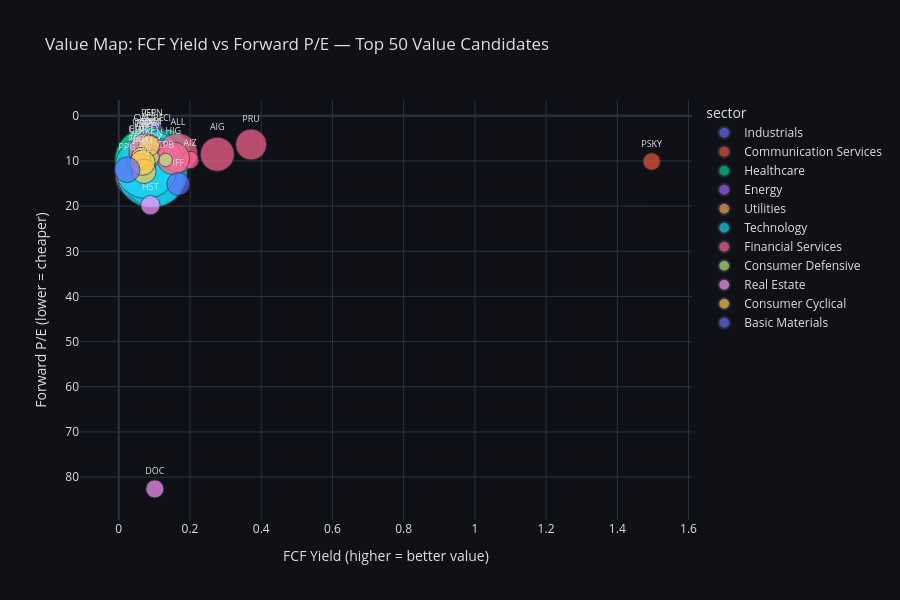

The notebook cell this image was saved under:
### Code cell
# ── Bubble chart: Value Score vs FCF Yield, sized by market cap ──────────────
# Keep only rows that have finite x/y/size inputs, then take top 50 by score
# (sorting first and then dropna() can yield an empty frame if high scorers lack FCF yield).

plot_ready = screened.replace([np.inf, -np.inf], np.nan).dropna(
    subset=['value_score', 'fcf_yield', 'forward_pe']
)
plot_ready = plot_ready[
    np.isfinite(plot_ready['fcf_yield'])
    & np.isfinite(plot_ready['forward_pe'])
    & np.isfinite(plot_ready['market_cap_raw'])
]
top50 = plot_ready.sort_values('value_score', ascending=False).head(50)

if top50.empty:
    print(
        "Value Map skipped: no screened stocks with finite value_score, FCF yield, "
        "forward P/E, and market cap. Re-run fundamentals fetch or relax MIN_MKTCAP / filters."
    )
else:
    fig3 = px.scatter(
        top50,
        x='fcf_yield',
        y='forward_pe',
        size='market_cap_raw',
        color='sector',
        text='ticker',
        hover_data={'name': True, 'value_score': True, 'net_margin': ':.1%', 'roe': ':.1%'},
        size_max=50,
        title='Value Map: FCF Yield vs Forward P/E — Top 50 Value Candidates',
        labels={
            'fcf_yield':   'FCF Yield (higher = better value)',
            'forward_pe':  'Forward P/E (lower = cheaper)',
        },
        template='plotly_dark'
    )

    fig3.update_traces(textposition='top center', textfont=dict(size=9))
    fig3.update_layout(
        height=600,
        paper_bgcolor='#0f1117',
        plot_bgcolor='#0f1117',
        font=dict(color='#e0e0e0'),
    )
    # Invert y-axis: lower P/E at top
    fig3.update_yaxes(autorange='reversed')
    fig3.show()

### Figure 1 — Plotly figure (JSON) as saved in the notebook; plotly's stock layout.template omitted (floating-point values rounded to 4 significant figures)
{"data": [{"customdata": [["Global Payments Inc.", 82.1, 0.1817, 0.04824], ["Stanley Black & Decker, Inc.", 77.8, 0.02656, 0.04522], ["Delta Air Lines, Inc.", 77.6, 0.07899, 0.2769], ["Builders FirstSource, Inc.", 77, 0.02865, 0.1006], ["United Parcel Service, Inc.", 74, 0.06285, 0.3377], ["Textron Inc.", 73.5, 0.06223, 0.1224], ["Jacobs Solutions Inc.", 73, 0.03495, 0.09726], ["A.O. Smith Corporation", 69.3, 0.1426, 0.292], ["United Rentals, Inc.", 68.3, 0.1549, 0.2836]], "hovertemplate": "sector=Industrials<br>FCF Yield (higher = better value)=%{x}<br>Forward P/E (lower = cheaper)=%{y}<br>market_cap_raw=%{marker.size}<br>ticker=%{text}<br>name=%{customdata[0]}<br>value_score=%{customdata[1]}<br>net_margin=%{customdata[2]:.1%}<br>roe=%{customdata[3]:.1%}<extra></extra>", "legendgroup": "Industrials", "marker": {"color": "#636efa", "size": [17927680000, 10658861056, 43603005440, 8751073280, 83420889088, 15335003136, 15117666304, 8898956288, 46120316928], "sizemode": "area", "sizeref": 70160000.0, "symbol": "circle"}, "mode": "markers+text", "name": "Industrials", "orientation": "v", "showlegend": true, "text": ["GPN", "SWK", "DAL", "BLDR", "UPS", "TXT", "J", "AOS", "URI"], "textfont": {"size": 9}, "textposition": "top center", "type": "scatter", "x": [0.09753, 0.08019, 0.06776, 0.07129, 0.06218, 0.05563, 0.07203, 0.04789, 0.04185], "xaxis": "x", "y": [3.947, 10.81, 8.141, 10.3, 12.32, 12.08, 15.95, 14.8, 13.85], "yaxis": "y"}, {"customdata": [["Paramount Skydance Corporation", 76.8, -0.02149, -0.00863]], "hovertemplate": "sector=Communication Services<br>FCF Yield (higher = better value)=%{x}<br>Forward P/E (lower = cheaper)=%{y}<br>market_cap_raw=%{marker.size}<br>ticker=%{text}<br>name=%{customdata[0]}<br>value_score=%{customdata[1]}<br>net_margin=%{customdata[2]:.1%}<br>roe=%{customdata[3]:.1%}<extra></extra>", "legendgroup": "Communication Services", "marker": {"color": "#EF553B", "size": [10583775232], "sizemode": "area", "sizeref": 70160000.0, "symbol": "circle"}, "mode": "markers+text", "name": "Communication Services", "orientation": "v", "showlegend": true, "text": ["PSKY"], "textfont": {"size": 9}, "textposition": "top center", "type": "scatter", "x": [1.497], "xaxis": "x", "y": [10.12], "yaxis": "y"}, {"customdata": [["The Cigna Group", 75.5, 0.02167, 0.1513], ["Universal Health Services, Inc.", 72.9, 0.08574, 0.2133], ["Humana Inc.", 71.8, 0.00916, 0.07039], ["Elevance Health, Inc.", 70.7, 0.02843, 0.1325], ["CVS Health Corporation", 70.2, 0.00442, 0.02287], ["Pfizer, Inc.", 70, 0.1242, 0.08886], ["Biogen Inc.", 69.2, 0.1307, 0.07394], ["Zimmer Biomet Holdings, Inc.", 69.1, 0.08566, 0.05599], ["Solventum Corporation", 68.2, 0.1869, 0.3886]], "hovertemplate": "sector=Healthcare<br>FCF Yield (higher = better value)=%{x}<br>Forward P/E (lower = cheaper)=%{y}<br>market_cap_raw=%{marker.size}<br>ticker=%{text}<br>name=%{customdata[0]}<br>value_score=%{customdata[1]}<br>net_margin=%{customdata[2]:.1%}<br>roe=%{customdata[3]:.1%}<extra></extra>", "legendgroup": "Healthcare", "marker": {"color": "#00cc96", "size": [72129314816, 10794009600, 21445580800, 66374721536, 93494788096, 161094254592, 26026156032, 18012721152, 11028950016], "sizemode": "area", "sizeref": 70160000.0, "symbol": "circle"}, "mode": "markers+text", "name": "Healthcare", "orientation": "v", "showlegend": true, "text": ["CI", "UHS", "HUM", "ELV", "CVS", "PFE", "BIIB", "ZBH", "SOLV"], "textfont": {"size": 9}, "textposition": "top center", "type": "scatter", "x": [0.1354, 0.05237, 0.06161, 0.05122, 0.06342, 0.08337, 0.07615, 0.07506, 0.05742], "xaxis": "x", "y": [8.073, 6.909, 11.63, 10.22, 8.988, 10.03, 11.11, 10.11, 9.027], "yaxis": "y"}, {"customdata": [["APA Corporation", 75.3, 0.1651, 0.2532], ["Devon Energy Corporation", 71.4, 0.1647, 0.1774], ["Expand Energy Corporation", 68.8, 0.1563, 0.1007]], "hovertemplate": "sector=Energy<br>FCF Yield (higher = better value)=%{x}<br>Forward P/E (lower = cheaper)=%{y}<br>market_cap_raw=%{marker.size}<br>ticker=%{text}<br>name=%{customdata[0]}<br>value_score=%{customdata[1]}<br>net_margin=%{customdata[2]:.1%}<br>roe=%{customdata[3]:.1%}<extra></extra>", "legendgroup": "Energy", "marker": {"color": "#ab63fa", "size": [14850693120, 30755817472, 24974974976], "sizemode": "area", "sizeref": 70160000.0, "symbol": "circle"}, "mode": "markers+text", "name": "Energy", "orientation": "v", "showlegend": true, "text": ["APA", "DVN", "EXE"], "textfont": {"size": 9}, "textposition": "top center", "type": "scatter", "x": [0.132, 0.06901, 0.04709], "xaxis": "x", "y": [12.1, 10.11, 11.11], "yaxis": "y"}, {"customdata": [["Eversource Energy (D/B/A)", 74.9, 0.1249, 0.1078]], "hovertemplate": "sector=Utilities<br>FCF Yield (higher = better value)=%{x}<br>Forward P/E (lower = cheaper)=%{y}<br>market_cap_raw=%{marker.size}<br>ticker=%{text}<br>name=%{customdata[0]}<br>value_score=%{customdata[1]}<br>net_margin=%{customdata[2]:.1%}<br>roe=%{customdata[3]:.1%}<extra></extra>", "legendgroup": "Utilities", "marker": {"color": "#FFA15A", "size": [26109976576], "sizemode": "area", "sizeref": 70160000.0, "symbol": "circle"}, "mode": "markers+text", "name": "Utilities", "orientation": "v", "showlegend": true, "text": ["ES"], "textfont": {"size": 9}, "textposition": "top center", "type": "scatter", "x": [0.02916], "xaxis": "x", "y": [13.59], "yaxis": "y"}, {"customdata": [["Skyworks Solutions, Inc.", 72.8, 0.09727, 0.06485], ["EPAM Systems, Inc.", 70.6, 0.06921, 0.1033], ["Fidelity National Information S", 70.2, 0.03578, 0.02601], ["Hewlett Packard Enterprise Comp", 69.8, -0.0033, -0.00471], ["Adobe Inc.", 69.6, 0.2948, 0.5877], ["Accenture plc", 69.5, 0.1061, 0.2476], ["Workday, Inc.", 69, 0.07255, 0.08231], ["Salesforce, Inc.", 68.8, 0.1796, 0.124], ["Cognizant Technology Solutions ", 68.3, 0.1056, 0.1516], ["QUALCOMM Incorporated", 68.2, 0.1196, 0.2148], ["Zebra Technologies Corporation", 68.1, 0.07765, 0.1168]], "hovertemplate": "sector=Technology<br>FCF Yield (higher = better value)=%{x}<br>Forward P/E (lower = cheaper)=%{y}<br>market_cap_raw=%{marker.size}<br>ticker=%{text}<br>name=%{customdata[0]}<br>value_score=%{customdata[1]}<br>net_margin=%{customdata[2]:.1%}<br>roe=%{customdata[3]:.1%}<extra></extra>", "legendgroup": "Technology", "marker": {"color": "#19d3f3", "size": [8299119616, 7622929408, 23971311616, 32701976576, 99023159296, 123905556480, 34784378880, 175387656192, 30184710144, 135428120576, 10275670016], "sizemode": "area", "sizeref": 70160000.0, "symbol": "circle"}, "mode": "markers+text", "name": "Technology", "orientation": "v", "showlegend": true, "text": ["SWKS", "EPAM", "FIS", "HPE", "ADBE", "ACN", "WDAY", "CRM", "CTSH", "QCOM", "ZBRA"], "textfont": {"size": 9}, "textposition": "top center", "type": "scatter", "x": [0.1325, 0.09515, 0.07865, 0.07802, 0.09413, 0.09817, 0.08661, 0.09332, 0.06385, 0.07697, 0.06408], "xaxis": "x", "y": [11.06, 9.906, 6.716, 9.031, 9.217, 13.49, 10.62, 12.57, 10.19, 11.43, 10.08], "yaxis": "y"}, {"customdata": [["Prudential Financial, Inc.", 72.5, 0.0584, 0.1136], ["American International Group, I", 71, 0.1163, 0.07399], ["Allstate Corporation (The)", 70.6, 0.1519, 0.3952], ["PayPal Holdings, Inc.", 68.9, 0.1578, 0.2573], ["Assurant, Inc.", 68.5, 0.0681, 0.159], ["The Hartford Insurance Group, I", 68.1, 0.1352, 0.2166]], "hovertemplate": "sector=Financial Services<br>FCF Yield (higher = better value)=%{x}<br>Forward P/E (lower = cheaper)=%{y}<br>market_cap_raw=%{marker.size}<br>ticker=%{text}<br>name=%{customdata[0]}<br>value_score=%{customdata[1]}<br>net_margin=%{customdata[2]:.1%}<br>roe=%{customdata[3]:.1%}<extra></extra>", "legendgroup": "Financial Services", "marker": {"color": "#FF6692", "size": [33957840896, 40694824960, 53731704832, 42422460416, 10930703360, 37983432704], "sizemode": "area", "sizeref": 70160000.0, "symbol": "circle"}, "mode": "markers+text", "name": "Financial Services", "orientation": "v", "showlegend": true, "text": ["PRU", "AIG", "ALL", "PYPL", "AIZ", "HIG"], "textfont": {"size": 9}, "textposition": "top center", "type": "scatter", "x": [0.3716, 0.2766, 0.1661, 0.07718, 0.2001, 0.153], "xaxis": "x", "y": [6.359, 8.524, 8.203, 7.822, 9.804, 9.399], "yaxis": "y"}, {"customdata": [["The Campbell's Company", 72.1, 0.0548, 0.1389], ["ConAgra Brands, Inc.", 70.6, -0.00387, -0.00511]], "hovertemplate": "sector=Consumer Defensive<br>FCF Yield (higher = better value)=%{x}<br>Forward P/E (lower = cheaper)=%{y}<br>market_cap_raw=%{marker.size}<br>ticker=%{text}<br>name=%{customdata[0]}<br>value_score=%{customdata[1]}<br>net_margin=%{customdata[2]:.1%}<br>roe=%{customdata[3]:.1%}<extra></extra>", "legendgroup": "Consumer Defensive", "marker": {"color": "#B6E880", "size": [6562204672, 7519968256], "sizemode": "area", "sizeref": 70160000.0, "symbol": "circle"}, "mode": "markers+text", "name": "Consumer Defensive", "orientation": "v", "showlegend": true, "text": ["CPB", "CAG"], "textfont": {"size": 9}, "textposition": "top center", "type": "scatter", "x": [0.1314, 0.09327], "xaxis": "x", "y": [9.775, 9.191], "yaxis": "y"}, {"customdata": [["Host Hotels & Resorts, Inc.", 71.8, 0.1248, 0.1149], ["Healthpeak Properties, Inc.", 67.9, 0.02528, 0.01164]], "hovertemplate": "sector=Real Estate<br>FCF Yield (higher = better value)=%{x}<br>Forward P/E (lower = cheaper)=%{y}<br>market_cap_raw=%{marker.size}<br>ticker=%{text}<br>name=%{customdata[0]}<br>value_score=%{customdata[1]}<br>net_margin=%{customdata[2]:.1%}<br>roe=%{customdata[3]:.1%}<extra></extra>", "legendgroup": "Real Estate", "marker": {"color": "#FF97FF", "size": [13334630400, 11485639680], "sizemode": "area", "sizeref": 70160000.0, "symbol": "circle"}, "mode": "markers+text", "name": "Real Estate", "orientation": "v", "showlegend": true, "text": ["HST", "DOC"], "textfont": {"size": 9}, "textposition": "top center", "type": "scatter", "x": [0.0887, 0.1012], "xaxis": "x", "y": [19.79, 82.6], "yaxis": "y"}, {"customdata": [["Aptiv PLC", 71.1, 0.00809, 0.01948], ["Best Buy Co., Inc.", 69.1, 0.02564, 0.3704], ["Smurfit WestRock plc", 68.6, 0.02242, 0.03911], ["PulteGroup, Inc.", 68.3, 0.1282, 0.1767]], "hovertemplate": "sector=Consumer Cyclical<br>FCF Yield (higher = better value)=%{x}<br>Forward P/E (lower = cheaper)=%{y}<br>market_cap_raw=%{marker.size}<br>ticker=%{text}<br>name=%{customdata[0]}<br>value_score=%{customdata[1]}<br>net_margin=%{customdata[2]:.1%}<br>roe=%{customdata[3]:.1%}<extra></extra>", "legendgroup": "Consumer Cyclical", "marker": {"color": "#FECB52", "size": [15317399552, 13515014144, 20597938176, 22536284160], "sizemode": "area", "sizeref": 70160000.0, "symbol": "circle"}, "mode": "markers+text", "name": "Consumer Cyclical", "orientation": "v", "showlegend": true, "text": ["APTV", "BBY", "SW", "PHM"], "textfont": {"size": 9}, "textposition": "top center", "type": "scatter", "x": [0.08492, 0.06234, 0.07087, 0.06655], "xaxis": "x", "y": [6.606, 9.142, 12.31, 10.38], "yaxis": "y"}, {"customdata": [["International Flavors & Fragran", 69, -0.03315, -0.02559], ["PPG Industries, Inc.", 68.8, 0.09928, 0.2108]], "hovertemplate": "sector=Basic Materials<br>FCF Yield (higher = better value)=%{x}<br>Forward P/E (lower = cheaper)=%{y}<br>market_cap_raw=%{marker.size}<br>ticker=%{text}<br>name=%{customdata[0]}<br>value_score=%{customdata[1]}<br>net_margin=%{customdata[2]:.1%}<br>roe=%{customdata[3]:.1%}<extra></extra>", "legendgroup": "Basic Materials", "marker": {"color": "#636efa", "size": [18504235008, 23104972800], "sizemode": "area", "sizeref": 70160000.0, "symbol": "circle"}, "mode": "markers+text", "name": "Basic Materials", "orientation": "v", "showlegend": true, "text": ["IFF", "PPG"], "textfont": {"size": 9}, "textposition": "top center", "type": "scatter", "x": [0.1673, 0.02332], "xaxis": "x", "y": [15.09, 11.95], "yaxis": "y"}], "layout": {"font": {"color": "#e0e0e0"}, "height": 600, "legend": {"itemsizing": "constant", "title": {"text": "sector"}, "tracegroupgap": 0}, "paper_bgcolor": "#0f1117", "plot_bgcolor": "#0f1117", "title": {"text": "Value Map: FCF Yield vs Forward P/E — Top 50 Value Candidates"}, "xaxis": {"anchor": "y", "domain": [0, 1], "title": {"text": "FCF Yield (higher = better value)"}}, "yaxis": {"anchor": "x", "autorange": "reversed", "domain": [0, 1], "title": {"text": "Forward P/E (lower = cheaper)"}}}}
